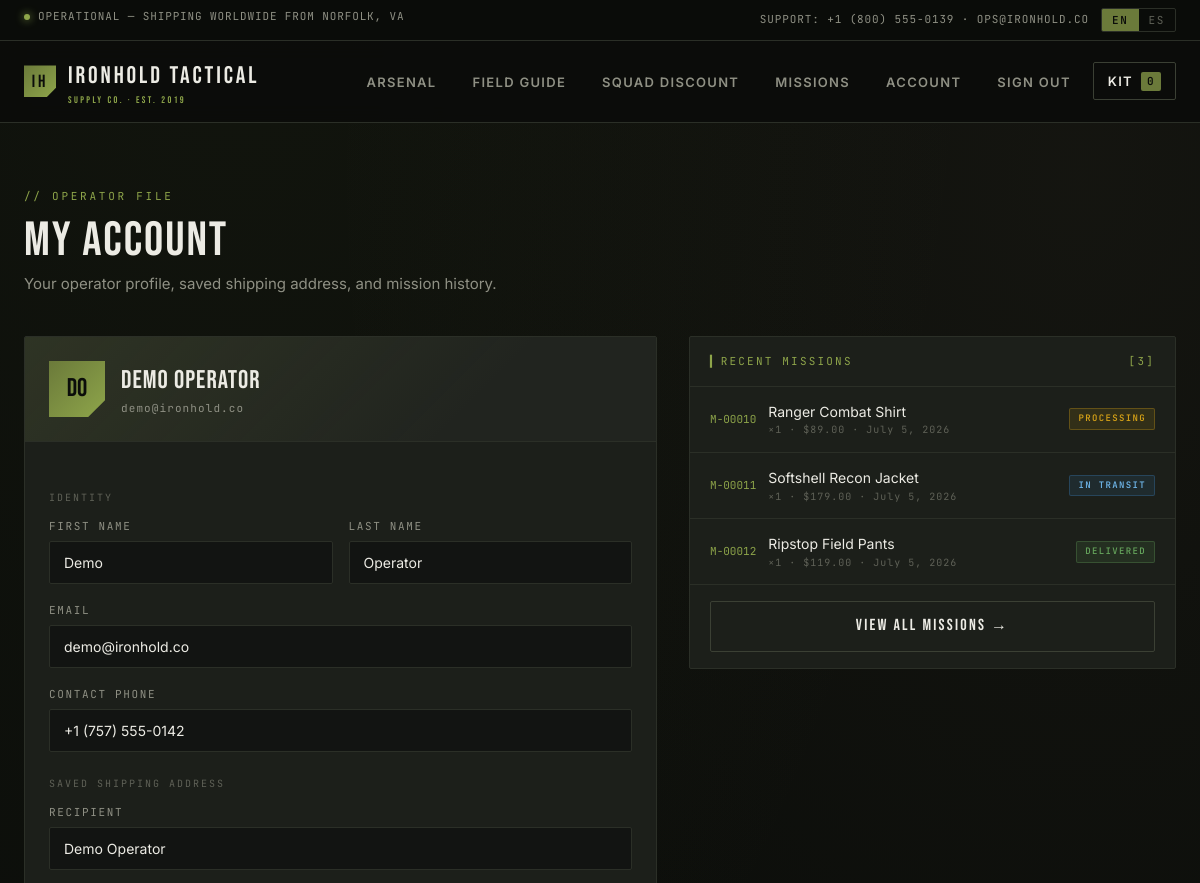
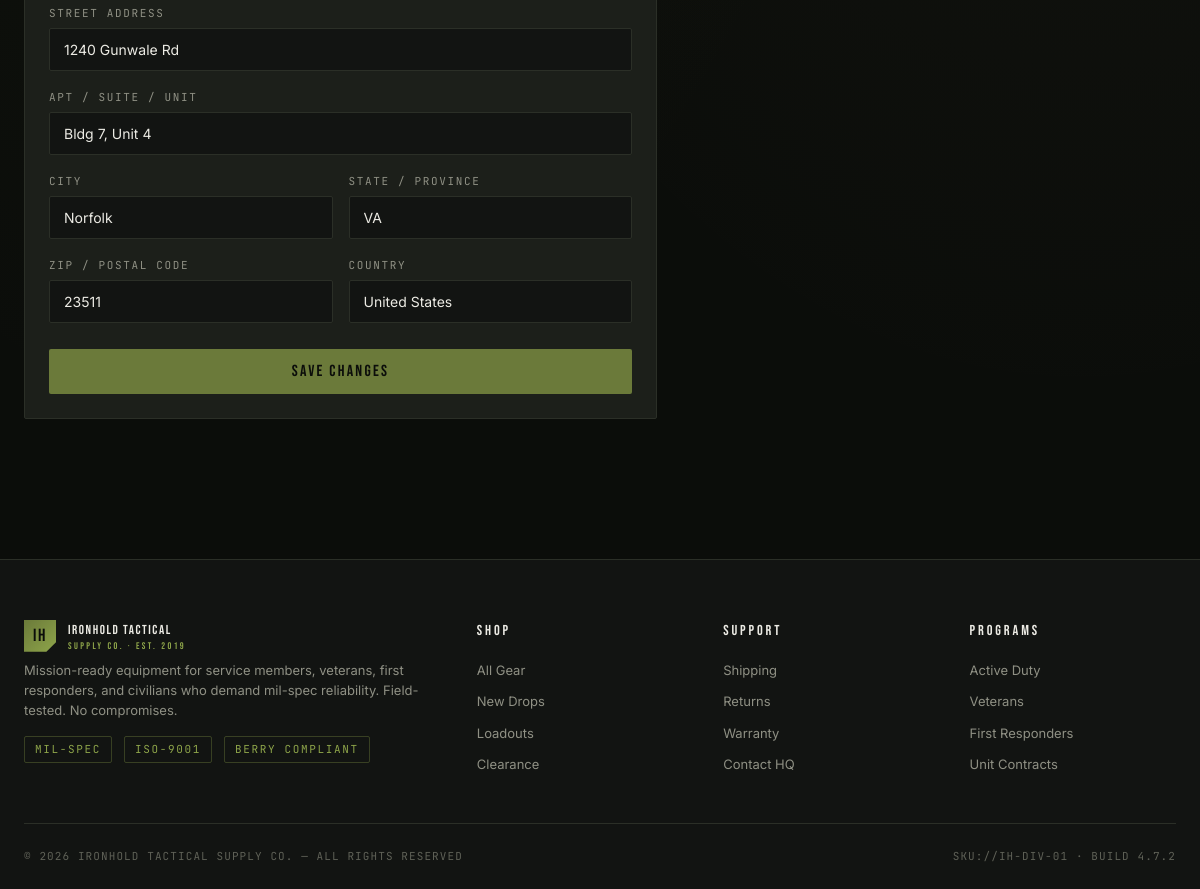
/account/ (signed in), run on the app's committed database (2 pictures, top to bottom).
### store/models/customers.py (models this page shows, shortened)
class Customer(AddressMixin):
    first_name = models.CharField(max_length=50)
    last_name = models.CharField(max_length=50)
    phone = models.CharField(max_length=20)
    email = models.EmailField(unique=True)
    password = models.CharField(max_length=100)
    @property
    def full_name(self):
        return f"{self.first_name} {self.last_name}".strip()
    class Meta:
        verbose_name_plural = "Customers"

### store/models/orders.py (models this page shows, shortened)
class Order(AddressMixin):
    NEW = 'new'
    SHIPPED = 'shipped'
    DELIVERED = 'delivered'
    STATUS_CHOICES = [
        (NEW, 'New — awaiting fulfillment'),
        (SHIPPED, 'Shipped — in transit'),
        (DELIVERED, 'Delivered'),
    ]
    product = models.ForeignKey(Products, on_delete=models.CASCADE)
    customer = models.ForeignKey(Customer, on_delete=models.CASCADE)
    quantity = models.IntegerField(default=1)
    price = models.IntegerField()
    phone = models.CharField(max_length=50, default='', blank=True)
    date = models.DateField(default=datetime.date.today)
    status = models.CharField(
        max_length=20, choices=STATUS_CHOICES, default=NEW)
    tracking_number = models.CharField(max_length=60, blank=True, default='')
    shipped_at = models.DateField(null=True, blank=True)
    @staticmethod
    def get_orders_by_customer(customer_id):
        return Order.objects.filter(customer=customer_id).order_by('-date')
    class Meta:
        verbose_name_plural = "Orders"

### store/models/products.py (models this page shows, shortened)
class Products(models.Model):
    name = models.CharField(max_length=60)
    price = models.IntegerField(default=0)
    category = models.ForeignKey(Category, on_delete=models.CASCADE, default=1)
    description = models.CharField(
        max_length=250, default='', blank=True, null=True)
    image = models.ImageField(upload_to='uploads/products/')

### store/middlewares/auth.py (the view)
    def middleware(request, *args, **kwargs):
        if not request.session.get('customer'):
            return HttpResponseRedirect('/login/?return_url=' + quote(request.get_full_path()))
        return get_response(request, *args, **kwargs)

### store/views/profile.py (called while the page is built)
    def _context(self, customer, **extra):
        orders = Order.get_orders_by_customer(customer.id)
        ctx = {
            'customer': customer,
            'orders': orders,
            'order_count': orders.count(),
        }
        ctx.update(extra)
        return ctx

    def get(self, request):
        customer = Customer.objects.get(id=request.session.get('customer'))
        return render(request, 'profile.html', self._context(customer))

### store/templates/profile.html (shortened to what this page needs)
{% extends 'base.html' %}
{% load i18n %}
{% block content %}
<section class="account-wrap">
    <div class="container">
        <div class="page-head">
            <span class="lbl">{% trans "// OPERATOR FILE" %}</span>
            <h1>{% trans "MY ACCOUNT" %}</h1>
            <p>{% trans "Your operator profile, saved shipping address, and mission history." %}</p>
        </div>
        <div class="account-grid">
            <div class="id-card">
                <div class="banner">
                    <div class="id-avatar">{{ customer.first_name|slice:":1" }}{{ customer.last_name|slice:":1" }}</div>
                    <div>
                        <h2>{{ customer.full_name }}</h2>
                        <div class="mono">{{ customer.email }}</div>
                    </div>
                </div>
                <div class="body">
                    <form method="POST">
                        <div class="field-note">{% trans "IDENTITY" %}</div>
                        <div class="form-row">
                            <div class="form-group">
                                <label class="form-label">{% trans "FIRST NAME" %}</label>
                                <input type="text" name="first_name" class="form-control" value="{{ customer.first_name }}" required>
                            </div>
                            <div class="form-group">
                                <label class="form-label">{% trans "LAST NAME" %}</label>
                                <input type="text" name="last_name" class="form-control" value="{{ customer.last_name }}" required>
                            </div>
                        </div>
                        <div class="form-group">
                            <label class="form-label">{% trans "EMAIL" %}</label>
                            <input type="email" class="form-control" value="{{ customer.email }}" disabled>
                        </div>
                        <div class="form-group">
                            <label class="form-label">{% trans "CONTACT PHONE" %}</label>
                            <input type="text" name="phone" class="form-control" value="{{ customer.phone }}" placeholder="+1 (555) 000-0000">
                        </div>
                        <div class="field-note">{% trans "SAVED SHIPPING ADDRESS" %}</div>
                        <div class="form-group">
                            <label class="form-label">{% trans "RECIPIENT" %}</label>
                            <input type="text" name="recipient_name" class="form-control" value="{{ customer.recipient_name }}" placeholder="{% trans 'Full name' %}">
                        </div>
                        <div class="form-group">
                            <label class="form-label">{% trans "STREET ADDRESS" %}</label>
                            <input type="text" name="street_address" class="form-control" value="{{ customer.street_address }}" placeholder="{% trans '123 Main St' %}">
                        </div>
                        <div class="form-group">
                            <label class="form-label">{% trans "APT / SUITE / UNIT" %}</label>
                            <input type="text" name="address_line2" class="form-control" value="{{ customer.address_line2 }}" placeholder="{% trans 'Optional' %}">
                        </div>
                        <div class="form-row">
                            <div class="form-group">
                                <label class="form-label">{% trans "CITY" %}</label>
                                <input type="text" name="city" class="form-control" value="{{ customer.city }}">
                            </div>
                            <div class="form-group">
                                <label class="form-label">{% trans "STATE / PROVINCE" %}</label>
                                <input type="text" name="state" class="form-control" value="{{ customer.state }}">
                            </div>
                        </div>
                        <div class="form-row">
                            <div class="form-group">
                                <label class="form-label">{% trans "ZIP / POSTAL CODE" %}</label>
                                <input type="text" name="zip_code" class="form-control" value="{{ customer.zip_code }}">
                            </div>
                            <div class="form-group">
                                <label class="form-label">{% trans "COUNTRY" %}</label>
                                <input type="text" name="country" class="form-control" value="{{ customer.country|default:'United States' }}">
                            </div>
                        </div>
                        <button type="submit" class="btn btn-primary btn-block" style="margin-top: 8px;">{% trans "SAVE CHANGES" %}</button>
                    </form>
                </div>
            </div>
            <div class="orders-mini">
                <div class="head">
                    <span>▎{% trans "RECENT MISSIONS" %}</span>
                    <span class="mono">[{{ order_count }}]</span>
                </div>
                {% for order in orders|slice:":5" %}
                <div class="order-row">
                    <span class="mono" style="color:var(--olive-hi); font-family:'JetBrains Mono',monospace; font-size:11px;">M-{{ order.id|stringformat:"05d" }}</span>
                    <div class="mid">
                        <div class="name">{{ order.product.name }}</div>
                        <div class="mono">×{{ order.quantity }} · ${{ order.price }}.00 · {{ order.date }}</div>
                    </div>
                    {% if order.status == 'delivered' %}
                        <span class="status-badge status-delivered">{% trans "DELIVERED" %}</span>
                    {% elif order.status == 'shipped' %}
                        <span class="status-badge status-shipped">{% trans "IN TRANSIT" %}</span>
                    {% else %}
                        <span class="status-badge status-pending">{% trans "PROCESSING" %}</span>
                    {% endif %}
                </div>
                {% empty %}
                <div class="mini-empty">{% trans "No orders yet." %}</div>
                {% endfor %}
                {% if orders %}
                <div class="foot">
                    <a href="{% url 'orders' %}" class="btn btn-outline btn-block">{% trans "View all missions" %} →</a>
                </div>
                {% endif %}
            </div>
        </div>
    </div>
</section>
{% endblock %}

### data on the page
Customer: first_name "D", last_name "O", full_name "Demo Operator", email "demo@ironhold.co", first_name "Demo", last_name "Operator", phone "+1 (757) 555-0142", recipient_name "Demo Operator", street_address "1240 Gunwale Rd", address_line2 "Bldg 7, Unit 4", city "Norfolk", state "VA", zip_code "23511", country "United States"
Order: id "00010", product.name "Ranger Combat Shirt", quantity "1", price "89", date "July 5, 2026"
Order: id "00011", product.name "Softshell Recon Jacket", quantity "1", price "179", date "July 5, 2026"
Order: id "00012", product.name "Ripstop Field Pants", quantity "1", price "119", date "July 5, 2026"

### other printed values
{{ code }} "EN" "ES"
{{ request.session.cart|length|default:0 }} "0"
{{ order_count }} "3"
